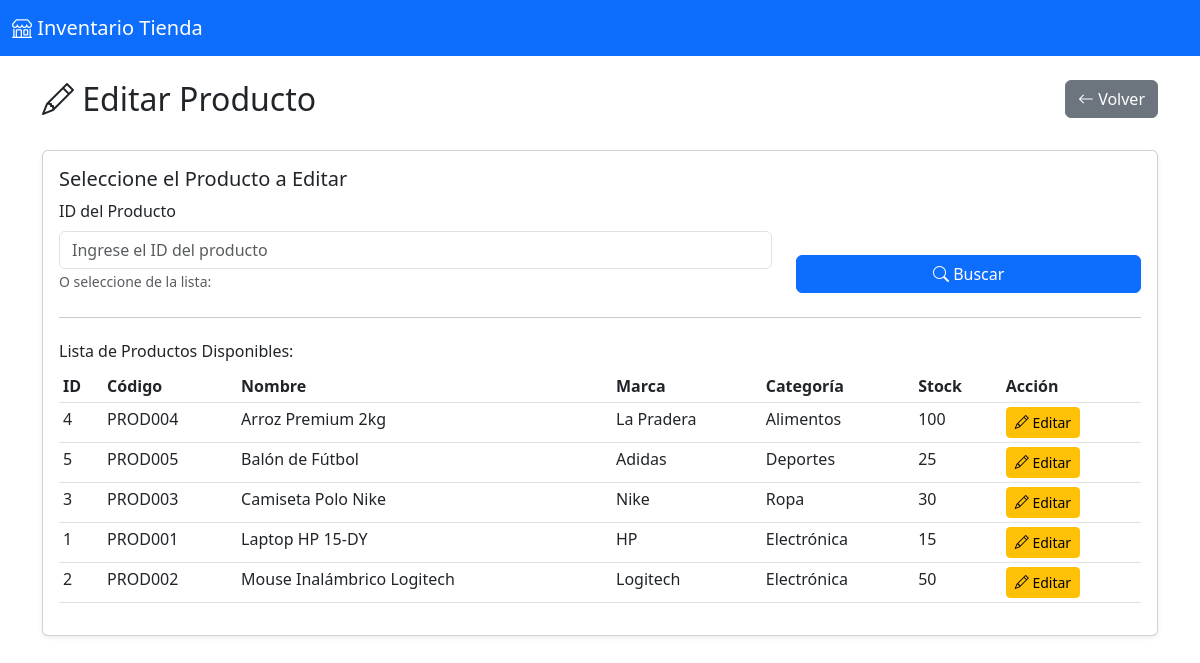
The page /views/productos/editar.php (signed in) on the database its author committed.
### tables this page shows
CREATE TABLE productos (
    id INT AUTO_INCREMENT PRIMARY KEY,
    codigo VARCHAR(50) NOT NULL UNIQUE,
    nombre VARCHAR(200) NOT NULL,
    descripcion TEXT,
    marca VARCHAR(100),
    categoria_id INT,
    proveedor_id INT,
    precio_compra DECIMAL(10,2) NOT NULL,
    precio_venta DECIMAL(10,2) NOT NULL,
    stock_actual INT NOT NULL DEFAULT 0,
    stock_minimo INT NOT NULL DEFAULT 5,
    iva DECIMAL(5,2) DEFAULT 15.00,
    fecha_creacion TIMESTAMP DEFAULT CURRENT_TIMESTAMP,
    fecha_actualizacion TIMESTAMP DEFAULT CURRENT_TIMESTAMP ON UPDATE CURRENT_TIMESTAMP,
    FOREIGN KEY (categoria_id) REFERENCES categorias(id) ON DELETE SET NULL,
    FOREIGN KEY (proveedor_id) REFERENCES proveedores(id) ON DELETE SET NULL,
    INDEX idx_codigo (codigo),
    INDEX idx_nombre (nombre),
    INDEX idx_stock (stock_actual)
);

CREATE TABLE categorias (
    id INT AUTO_INCREMENT PRIMARY KEY,
    nombre VARCHAR(100) NOT NULL UNIQUE,
    descripcion TEXT,
    fecha_creacion TIMESTAMP DEFAULT CURRENT_TIMESTAMP
);

### models/Producto.php (called while the page is built, shortened)
<?php
class Producto {
    private $conn;
    private $table = "productos";
    public function __construct($db) {
        $this->conn = $db;
    }
    public function obtenerTodos() {
        $query = "SELECT p.*, c.nombre AS categoria_nombre, pr.nombre AS proveedor_nombre
                  FROM " . $this->table . " p
                  LEFT JOIN categorias c ON p.categoria_id = c.id
                  LEFT JOIN proveedores pr ON p.proveedor_id = pr.id
                  ORDER BY p.nombre ASC";
        try {
            $stmt = $this->conn->prepare($query);
            $stmt->execute();
            return $stmt;
        } catch(PDOException $e) {
            echo "Error: " . $e->getMessage();
            return false;
        }
    }
}
?>

### views/productos/editar.php (the view, shortened to what this page needs)
<?php
require_once '../../models/Producto.php';
$database = new Conexion();
$db = $database->getConnection();
$producto = new Producto($db);
$mostrarFormulario = false;
?>
<!DOCTYPE html>
<html lang="es">
<head>
    <link href="https://cdn.jsdelivr.net/npm/bootstrap@5.3.0/dist/css/bootstrap.min.css" rel="stylesheet">
    <link rel="stylesheet" href="https://cdn.jsdelivr.net/npm/bootstrap-icons@1.11.0/font/bootstrap-icons.css">
</head>
<body>
    <nav class="navbar navbar-expand-lg navbar-dark bg-primary">
        <div class="container-fluid">
            <a class="navbar-brand" href="../../index.php">
                <i class="bi bi-shop"></i> Inventario Tienda
            </a>
        </div>
    </nav>
    <div class="container mt-4">
        <div class="row mb-4">
            <div class="col">
                <h2><i class="bi bi-pencil"></i> Editar Producto</h2>
            </div>
            <div class="col text-end">
                <a href="../../index.php" class="btn btn-secondary">
                    <i class="bi bi-arrow-left"></i> Volver
                </a>
            </div>
        </div>
        <?php if(!$mostrarFormulario): ?>
        <div class="card shadow-sm mb-4">
            <div class="card-body">
                <h5>Seleccione el Producto a Editar</h5>
                <form method="GET" action="">
                    <div class="row align-items-end">
                        <div class="col-md-8">
                            <label for="id" class="form-label">ID del Producto</label>
                            <input type="number" class="form-control" id="id" name="id"
                                   placeholder="Ingrese el ID del producto" min="1" required>
                            <small class="text-muted">O seleccione de la lista:</small>
                        </div>
                        <div class="col-md-4">
                            <button type="submit" class="btn btn-primary w-100">
                                <i class="bi bi-search"></i> Buscar
                            </button>
                        </div>
                    </div>
                </form>
                <hr class="my-4">
                <h6>Lista de Productos Disponibles:</h6>
                <div class="table-responsive">
                    <table class="table table-sm table-hover">
                        <thead>
                            <tr>
                                <th>ID</th>
                                <th>Código</th>
                                <th>Nombre</th>
                                <th>Marca</th>
                                <th>Categoría</th>
                                <th>Stock</th>
                                <th>Acción</th>
                            </tr>
                        </thead>
                        <tbody>
                            <?php
                            $todosProductos = $producto->obtenerTodos();
                            if($todosProductos && $todosProductos->rowCount() > 0):
                                while($prod = $todosProductos->fetch()):
                            ?>
                                <tr>
                                    <td><?php echo $prod['id']; ?></td>
                                    <td><?php echo htmlspecialchars($prod['codigo']); ?></td>
                                    <td><?php echo htmlspecialchars($prod['nombre']); ?></td>
                                    <td><?php echo htmlspecialchars($prod['marca']); ?></td>
                                    <td><?php echo htmlspecialchars($prod['categoria_nombre']); ?></td>
                                    <td><?php echo $prod['stock_actual']; ?></td>
                                    <td>
                                        <a href="?id=<?php echo $prod['id']; ?>" class="btn btn-sm btn-warning">
                                            <i class="bi bi-pencil"></i> Editar
                                        </a>
                                    </td>
                                </tr>
                            <?php
                                endwhile;
                            else:
                            ?>
                                <tr>
                                    <td colspan="7" class="text-center">No hay productos registrados</td>
                                </tr>
                            <?php endif; ?>
                        </tbody>
                    </table>
                </div>
            </div>
        </div>
        <?php endif; ?>
    </div>
</body>
</html>

### rows shown on the page
productos: id "4", codigo "PROD004", nombre "Arroz Premium 2kg", marca "La Pradera", categoria.nombre "Alimentos", stock_actual "100"
productos: id "5", codigo "PROD005", nombre "Balón de Fútbol", marca "Adidas", categoria.nombre "Deportes", stock_actual "25"
productos: id "3", codigo "PROD003", nombre "Camiseta Polo Nike", marca "Nike", categoria.nombre "Ropa", stock_actual "30"
productos: id "1", codigo "PROD001", nombre "Laptop HP 15-DY", marca "HP", categoria.nombre "Electrónica", stock_actual "15"
productos: id "2", codigo "PROD002", nombre "Mouse Inalámbrico Logitech", marca "Logitech", categoria.nombre "Electrónica", stock_actual "50"
